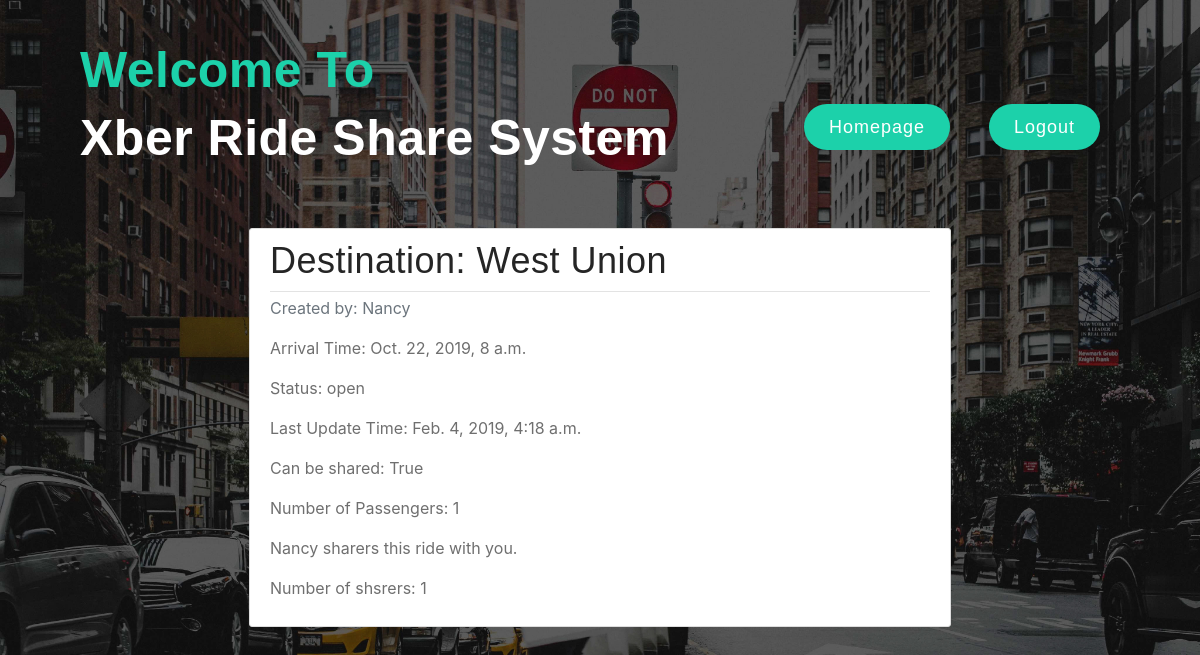
Page /rideService/owner/requests/28/detail/ (signed in) on the earlier database version.
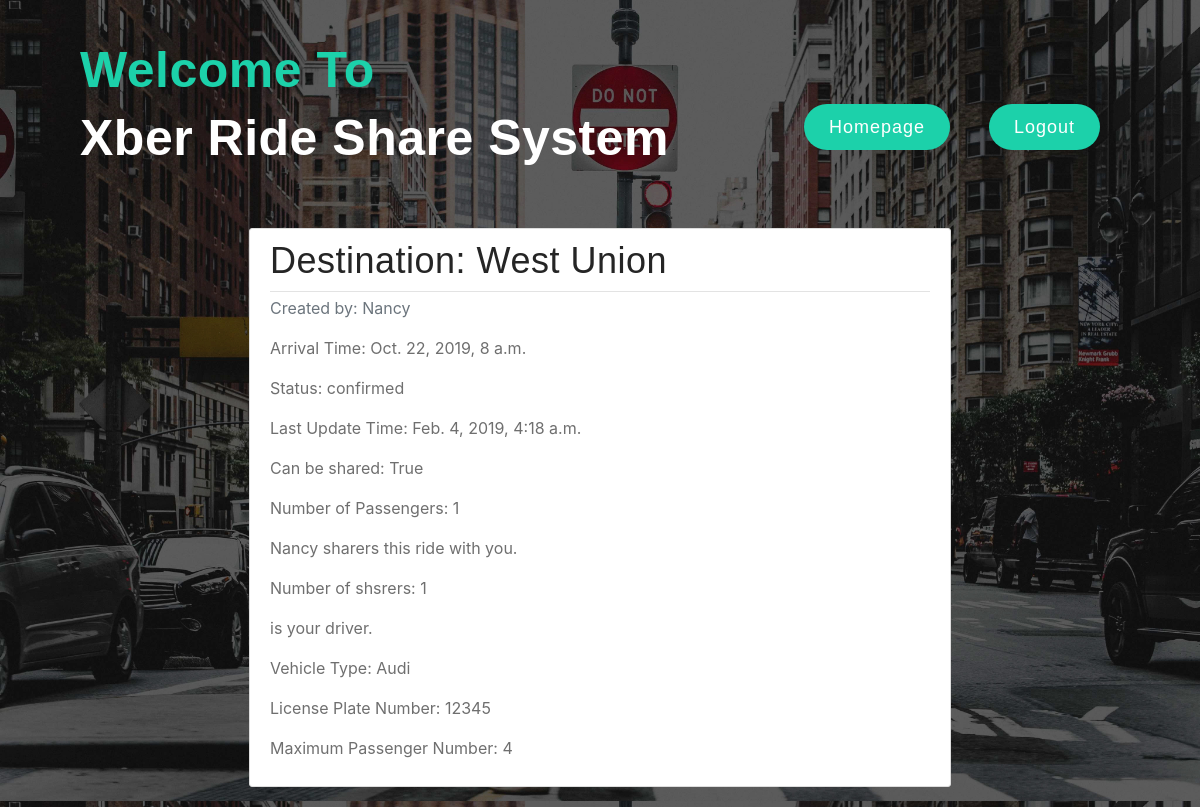
Same page on the later database version.
### rideService/models.py (models this page shows, shortened)
class Request(models.Model):
    ride_owner = models.ForeignKey(User, on_delete=models.CASCADE)
    driver = models.ForeignKey('Driver', on_delete=models.SET_NULL, default=None, null=True)
    sharer = models.ForeignKey(User, on_delete=models.SET_NULL, default=None, null=True, related_name='sharer_request')
    destination = models.CharField(max_length=1000)
    arrival_time = models.DateTimeField()
    num_passengers = models.IntegerField(
        default=1,
        validators=[
            MaxValueValidator(10),
            MinValueValidator(1)
        ]
    )
    num_sharer = models.IntegerField(
        default=0,
        validators=[
            MaxValueValidator(10),
            MinValueValidator(0)
        ]
    )
    shareable = models.BooleanField(default=False)
    vehicle_type = models.CharField(max_length=200, null=True, blank=True)
    special_request = models.TextField(blank=True)
    status = models.CharField(max_length=1000)
    last_updated = models.DateTimeField(auto_now_add=True)

class Driver(models.Model):
    account = models.ForeignKey(User, on_delete=models.CASCADE)
    vehicle_type = models.CharField(max_length=200)
    license_number = models.CharField(max_length=200)
    max_passengers = models.IntegerField(
        default=1,
        validators=[
            MaxValueValidator(10),
            MinValueValidator(1)
        ]
    )
    special_info = models.TextField(blank=True)

### rideService/views.py (the view)
# urls.py: path('owner/requests/<int:pk>/detail/', views.RequestDetailView.as_view(), name='request-detail'),
class RequestDetailView(LoginRequiredMixin,DetailView):
    model = Request

### rideService/templates/rideService/request_detail.html
{% extends "rideService/homeBase.html" %}
{% block content %}
        <article class="media content-section" style="margin-right: 20%;margin-left: 20%;">
          <div class="media-body">
            <div class="article-metadata">
                <h2>Destination: {{ object.destination }}</h2>
            </div>
                <p class="text-muted">Created by: {{ object.ride_owner.username}}</p>
                <p class="article-content">Arrival Time: {{ object.arrival_time}}</p>
                <p class="article-content">Status: {{ object.status}}</p>
                <p class="article-content">Last Update Time: {{ object.last_updated}}</p>
                <p class="article-content">Can be shared: {{ object.shareable}}</p>
                <p class="article-content">Number of Passengers: {{ object.num_passengers}}</p>
                {% if object.sharer %}
                    <p class="article-content">{{ object.sharer.username}} sharers this ride with you.</p>
                    <p class="article-content">Number of shsrers: {{ object.num_sharer}}</p>
                {% else %}
                    <p class="article-content">No one shares this ride with you.</p>
                {% endif %}
                {% if object.driver %}
                    <p class="article-content">{{ object.driver.username}} is your driver.</p>
                    <p class="article-content">Vehicle Type: {{ object.driver.vehicle_type}}</p>
                    <p class="article-content">License Plate Number: {{ object.driver.license_number}}</p>
                    <p class="article-content">Maximum Passenger Number: {{ object.driver.max_passengers}}</p>
                {% endif %}
            </div>
        </article>
{% endblock content %}

Differences in the rows shown:
changed Request "West Union": status "open" → "confirmed"; driver_id empty → 8 (drawn); driver.vehicle_type (not shown) → "Audi"; driver.license_number (not shown) → "12345"; driver.max_passengers (not shown) → "4"
Other differences:
text now shown: "is your driver. Vehicle Type: License Plate Number: Maximum Passenger Number:"
